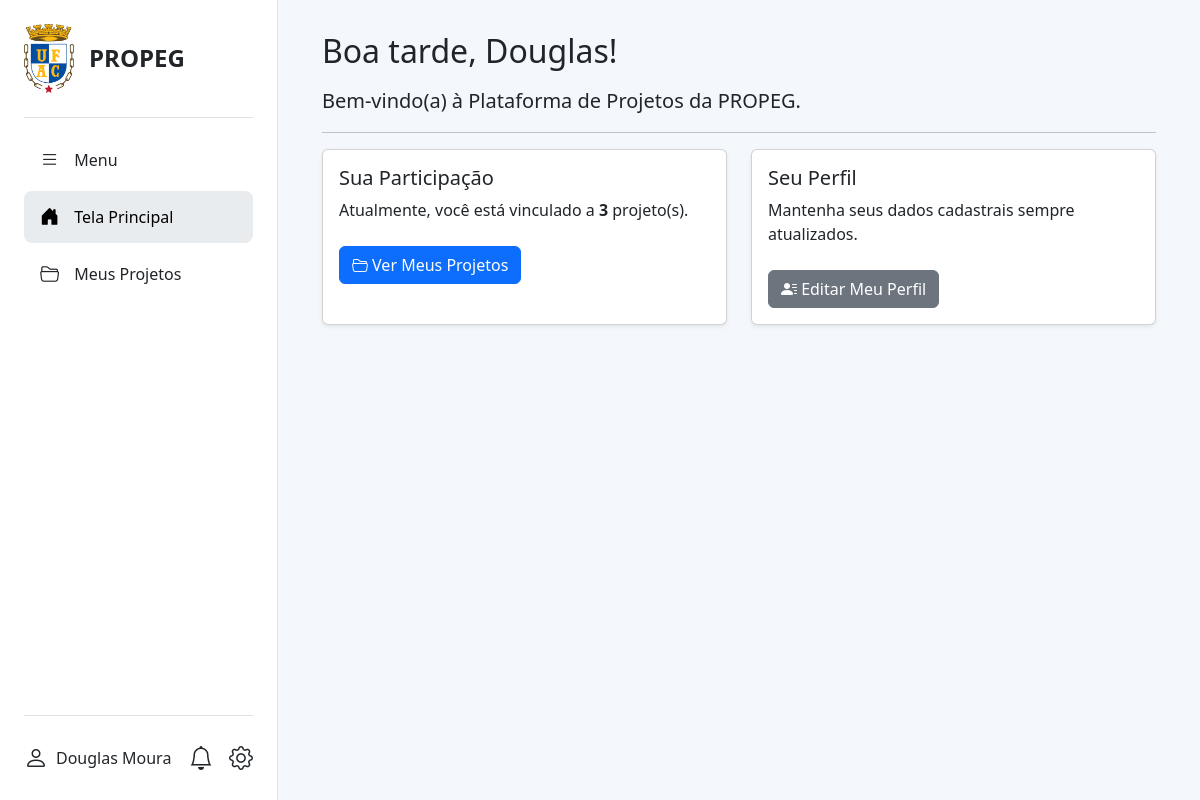
Before: /projetos/telaprincipal/ (signed in) with the older database file.
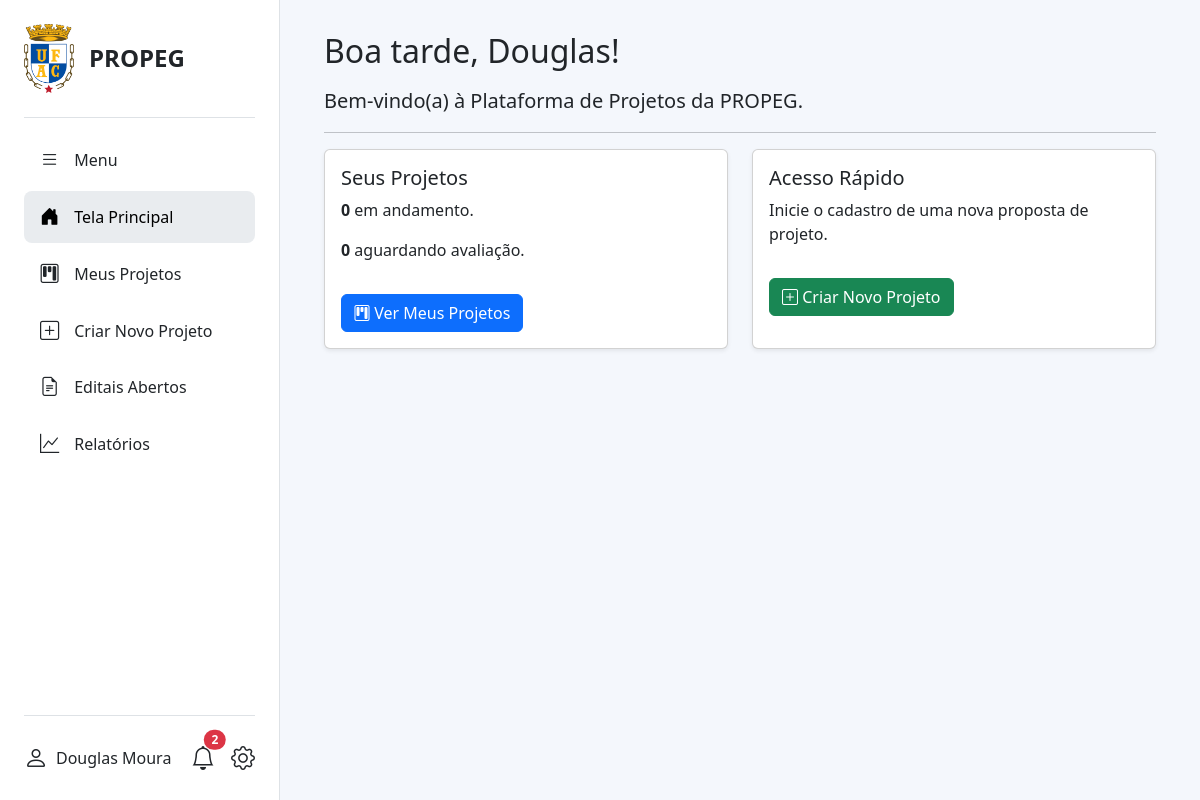
After: the same page with the newer database file.
### projetos_institucionais/views.py (the view)
# urls.py: path('telaprincipal/', views.tela_principal, name='tela_principal'),
@login_required
def tela_principal(request):
    user = request.user
    contexto = {}
    hora_atual = datetime.datetime.now().hour
    if 5 <= hora_atual < 12:
        saudacao = "Bom dia"
    elif 12 <= hora_atual < 18:
        saudacao = "Boa tarde"
    else:
        saudacao = "Boa noite"
    contexto['saudacao'] = saudacao
    if user.perfil == 'gestor':
        contexto['usuarios_pendentes'] = Usuario.objects.filter(is_active=False, status='pendente').count()
        contexto['projetos_pendentes'] = Projeto.objects.filter(status='submetido').count()
    elif user.perfil == 'coordenador':
        projetos_do_coordenador = Projeto.objects.filter(coordenador=user)
        contexto['projetos_em_andamento'] = projetos_do_coordenador.filter(status='em_andamento').count()
        contexto['projetos_em_revisao'] = projetos_do_coordenador.filter(status='submetido').count()
    elif user.perfil == 'aluno':
        contexto['projetos_participando'] = EquipeProjeto.objects.filter(membro=user).count()
        contexto['endereco_preenchido'] = hasattr(user, 'endereco') and user.endereco is not None
    return render(request, 'projetos_institucionais/tela_principal.html', contexto)

### projetos_institucionais/context_processors.py (called while the page is built)
def unread_notifications_context(request):
    if request.user.is_authenticated:
        unread_count = Notificacao.objects.filter(destinatario=request.user, lida=False).count()
        return {'unread_notifications_count': unread_count}
    return {}

### templates/projetos_institucionais/tela_principal.html (shortened to what this page needs)
{% extends "base2.html" %}
{% block content %}
<div class="container-fluid">
    <h2 class="mb-3">{{ saudacao }}, {{ user.first_name|default:user.username }}!</h2>
    <p class="lead">Bem-vindo(a) à Plataforma de Projetos da PROPEG.</p>
    <hr>
    {% if user.perfil == 'coordenador' %}
    <div class="row g-4">
        <div class="col-md-6">
            <div class="card h-100 shadow-sm">
                <div class="card-body">
                    <h5 class="card-title">Seus Projetos</h5>
                    <p><strong>{{ projetos_em_andamento }}</strong> em andamento.</p>
                    <p><strong>{{ projetos_em_revisao }}</strong> aguardando avaliação.</p>
                    <a href="{% url 'projeto_dashboard' %}" class="btn btn-primary mt-3">
                        <i class="bi bi-kanban"></i> Ver Meus Projetos
                    </a>
                </div>
            </div>
        </div>
        <div class="col-md-6">
            <div class="card h-100 shadow-sm">
                <div class="card-body">
                    <h5 class="card-title">Acesso Rápido</h5>
                    <p>Inicie o cadastro de uma nova proposta de projeto.</p>
                    <a href="{% url 'projeto_criar' %}" class="btn btn-success mt-3">
                        <i class="bi bi-plus-square"></i> Criar Novo Projeto
                    </a>
                </div>
            </div>
        </div>
    </div>
    {% endif %}
    {% if user.perfil == 'aluno' %}
    <div class="row g-4">
        <div class="col-md-6">
            <div class="card h-100 shadow-sm">
                <div class="card-body">
                    <h5 class="card-title">Sua Participação</h5>
                    <p>Atualmente, você está vinculado a <strong>{{ projetos_participando }}</strong> projeto(s).</p>
                    <a href="{% url 'aluno_meus_projetos' %}" class="btn btn-primary mt-2">
                        <i class="bi bi-folder2-open"></i> Ver Meus Projetos
                    </a>
                </div>
            </div>
        </div>
        <div class="col-md-6">
            <div class="card h-100 shadow-sm">
                <div class="card-body">
                    <h5 class="card-title">Seu Perfil</h5>
                    <p>Mantenha seus dados cadastrais sempre atualizados.</p>
                    <a href="{% url 'perfil' %}" class="btn btn-secondary mt-2">
                        <i class="bi bi-person-lines-fill"></i> Editar Meu Perfil
                    </a>
                </div>
            </div>
        </div>
    </div>
    {% endif %}
</div>
{% endblock %}

### templates/base2.html (shortened to what the changed rows need)
{% load static %}
<!DOCTYPE html>
<html lang="pt-BR">
<head>
    <link href="https://cdn.jsdelivr.net/npm/bootstrap@5.3.3/dist/css/bootstrap.min.css" rel="stylesheet">
    <link href="https://cdn.jsdelivr.net/npm/bootstrap-icons@1.11.3/font/bootstrap-icons.css" rel="stylesheet">
    <link href="https://cdnjs.cloudflare.com/ajax/libs/font-awesome/6.5.2/css/all.min.css" rel="stylesheet">
    <link href="{% static 'css/style.css' %}" rel="stylesheet">
</head>
<body>
    <div class="d-flex">
        <div id="sidebar" class="d-flex flex-column">
            <ul class="nav flex-column my-3">
                {% with request.resolver_match.url_name as url_name %}
                {% if user.perfil == 'coordenador' %}
                <li class="nav-item">
                    <a href="{% url 'projeto_dashboard' %}"
                        class="nav-link {% if request.resolver_match.url_name == 'projeto_dashboard' %}active{% else %}text-dark{% endif %}">
                        <i class="bi bi-kanban"></i>
                        <span>Meus Projetos</span>
                    </a>
                </li>
                <li class="nav-item">
                    <a href="{% url 'projeto_criar' %}"
                        class="nav-link {% if request.resolver_match.url_name == 'projeto_criar' %}active{% else %}text-dark{% endif %}">
                        <i class="bi bi-plus-square"></i>
                        <span>Criar Novo Projeto</span>
                    </a>
                </li>
                <li class="nav-item">
                    <a href="{% url 'listar_editais_abertos' %}" class="nav-link {% if request.resolver_match.url_name == 'listar_editais_abertos' %}active{% else %}text-dark{% endif %}">
                        <i class="bi bi-file-earmark-text"></i>
                        <span>Editais Abertos</span>
                    </a>
                </li>
                <li class="nav-item">
                    <a href="{% url 'relatorio_lista_projetos' %}" class="nav-link {% if request.resolver_match.url_name == 'relatorios' %}active{% else %}text-dark{% endif %}">
                        <i class="bi bi-graph-up"></i>
                        <span>Relatórios</span>
                    </a>
                </li>
                {% endif %}
                {% if user.perfil == 'aluno' %}
                <li class="nav-item">
                    <a href="{% url 'aluno_meus_projetos' %}" class="nav-link {% if request.resolver_match.url_name == 'aluno_meus_projetos' %}active{% else %}text-dark{% endif %}">
                        <i class="bi bi-folder2-open"></i>
                        <span>Meus Projetos</span>
                    </a>
                </li>
                {% endif %}
                {% endwith %}
            </ul>
            <div class="sidebar-footer mt-auto">
                <div class="d-flex align-items-center">
                    <a href="{% url 'lista_notificacoes' %}" class="text-dark position-relative me-3">
                        <i class="bi bi-bell fs-4"></i>
                        {% if unread_notifications_count > 0 %}
                        <span class="position-absolute top-0 start-100 translate-middle badge rounded-pill bg-danger">
                            {{ unread_notifications_count }}
                        </span>
                        {% endif %}
                    </a>
                </div>
            </div>
        </div>
        <main id="main-content">
            {% block content %}
            {% endblock %}
        </main>
    </div>
</body>
</html>

Changed rows visible on the page:
changed Usuario "Douglas": perfil "aluno" → "coordenador" (drawn)
Other visible differences:
{{ unread_notifications_count }}: (not shown) → "2"
{{ projetos_em_andamento }}: (not shown) → "0"
{{ projetos_em_revisao }}: (not shown) → "0"
{{ projetos_participando }}: "3" → (not shown)
text no longer shown: "Sua Participação Atualmente, você está vinculado a projeto(s). Seu Perfil Mantenha seus dados cadastrais sempre atualizados. Editar Meu Perfil"
text now shown: "Criar Novo Projeto Editais Abertos Relatórios Seus Projetos em andamento. aguardando avaliação. Acesso Rápido Inicie o cadastro de uma nova proposta de projeto. Criar Novo Projeto"
